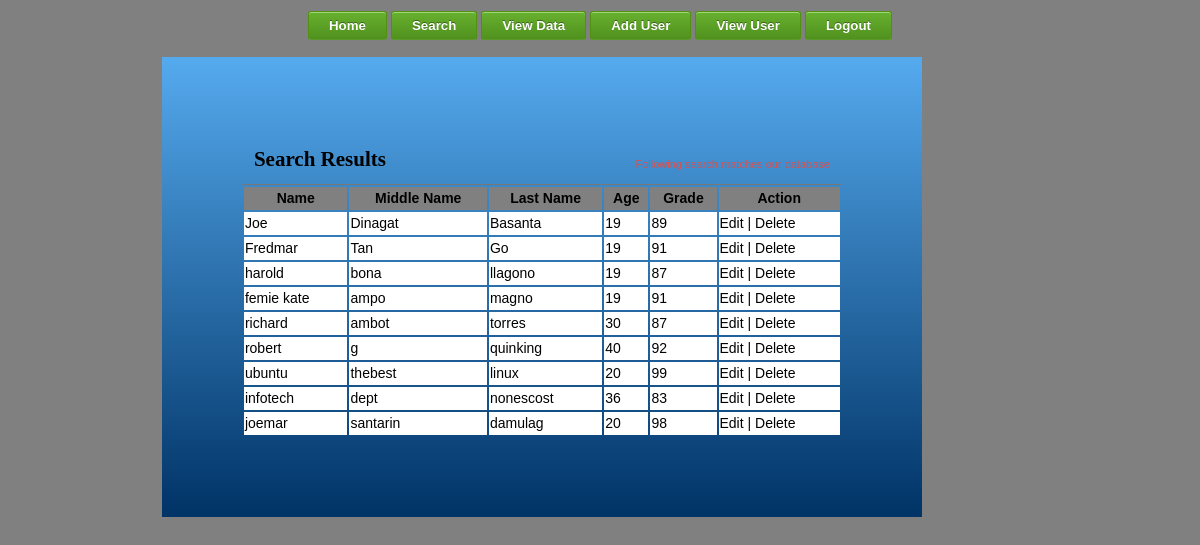
The page /search.php (signed in) on the database its author committed.
### tables this page shows
CREATE TABLE IF NOT EXISTS `data` (
  `id` int(10) unsigned NOT NULL AUTO_INCREMENT,
  `fname` varchar(20) NOT NULL,
  `mname` varchar(20) NOT NULL,
  `lname` varchar(20) NOT NULL,
  `age` int(10) NOT NULL,
  `grade` int(10) NOT NULL,
  PRIMARY KEY (`id`)
);

### search.php (the view, shortened to what this page needs)
<?php
$key = $_POST['name'];
$find = mysql_query("SELECT * FROM data WHERE fname LIKE'%$key%'");
?>
<!DOCTYPE html>
<html>
<head>
	<link rel="stylesheet" media="screen" href="stylesS.css" >
</head>
<body>
<table align="center">
		<tr>
			<td><button class="submit" type="submit"><a href="home.php">Home</a></button></td>
			<td><button class="submit" type="submit"><a href="find.php">Search</a></button></td>
			<td><button class="submit" type="submit"><a href="view.php">View Data</a></button></td>
			<?php
				if($_SESSION['valid']=='admin'){
				echo "<td><button class='submit' type='submit'><a href='add.php'>Add User</a></button></td>";
				echo "<td><button class='submit' type='submit'><a href='users.php'>View User</a></button></td>";
				}
			?>
			<td><button class="submit" type="submit"><a href="logout.php">Logout</a></button></td>
		</tr>
</table>
<form class="contact_form" action="search.php" method="post" name="contact_form">
    <ul>
        <li>
             <h2>Search Results</h2>
             <span class="required_notification">Following search matches our database</span>
        </li>
		<?php
			echo "<table border='0' width='100%'>";
			echo "<tr class='head'>";
				  echo "<th>Name</th>";
				  echo "<th>Middle Name</th>";
				  echo "<th>Last Name</th>";
				  echo "<th>Age</th>";
				  echo "<th>Grade</th>";
				  echo "<th>Action</th>";
				  echo "</tr>";
			while($row = mysql_fetch_array($find)){
				  echo "<tr class='t1'>";
				  echo "<td>".$row['fname']."</td>";
				  echo "<td>".$row['mname']."</td>";
				  echo "<td>".$row['lname']."</td>";
				  echo "<td>".$row['age']."</td>";
				  echo "<td>".$row['grade']."</td>";
			?>
				  <td>
					<a href="edit.php?id=<?php echo $row['id'];?>" class='action'>Edit</a> |
					<a href="delete.php?id=<?php echo $row['id'];?>" class='action' onclick="return confirm('Are you sure you want to delete?')">Delete</a>
				  </td>
			<?php
				  echo "</tr>";
  			}
			echo "</table>";
		?>
    </ul>
</form>
</body>
</html>

### stylesS.css (style rules this page uses)
body { font: 14px/21px "Lucida Sans", "Lucida Grande", "Lucida Sans Unicode", sans-serif;background:gray; }
.contact_form h2, .contact_form label { font-family:Georgia, Times, "Times New Roman", serif; }
.form_hint, .required_notification { font-size: 11px; }
.contact_form ul { width:600px; list-style-type:none; list-style-position:outside; margin-left:13%; padding:80px; background: #2a6da9; background: -moz-linear-gradient(top, #55aaee, #003366); background: -webkit-gradient(linear, left top, left bottom, from(#55aaee), to(#003366)); }
.contact_form li { padding:12px; border-bottom:0px solid #eee; position:relative; }
.contact_form li:first-child, .contact_form li:last-child { border-bottom:1px solid #777; }
.contact_form h2 { margin:0; display: inline; }
.required_notification { color:#d45252; margin:5px 0 0 0; display:inline; float:right; }
button.submit { background-color: #68b12f; background: -webkit-gradient(linear, left top, left bottom, from(#68b12f), to(#50911e)); background: -webkit-linear-gradient(top, #68b12f, #50911e); background: -moz-linear-gradient(top, #68b12f, #50911e); background: -ms-linear-gradient(top, #68b12f, #50911e); background: -o-linear-gradient(top, #68b12f, #50911e); background: linear-gradient(top, #68b12f, #50911e); border: 1px solid #509111; border-bottom: 1px solid #5b992b; border-radius: 3px; -webkit-border-radius: 3px; -moz-border-radius: 3px; -ms-border-radius: 3px; -o-border-radius: 3px; box-shadow: inset 0 1px 0 0 #9fd574; -webkit-box-shadow: 0 1px 0 0 #9fd574 inset ; -moz-box-shadow: 0 1px 0 0 #9fd574 inset; -ms-box-shadow: 0 1px 0 0 #9fd574 inset; -o-box-shadow: 0 1px 0 0 #9fd574 inset; color: white; font-weight: bold; padding: 6px 20px; text-align: center; text-shadow: 0 -1px 0 #396715; }
a { color:#fff; text-decoration:none; }
.head { background:gray; }
.t1 { background:white; }
.action { color:#000; }

### rows shown on the page
data: fname "Joe", mname "Dinagat", lname "Basanta", age "19", grade "89"
data: fname "Fredmar", mname "Tan", lname "Go", age "19", grade "91"
data: fname "harold", mname "bona", lname "llagono", age "19", grade "87"
data: fname "femie kate", mname "ampo", lname "magno", age "19", grade "91"
data: fname "richard", mname "ambot", lname "torres", age "30", grade "87"
data: fname "robert", mname "g", lname "quinking", age "40", grade "92"
data: fname "ubuntu", mname "thebest", lname "linux", age "20", grade "99"
data: fname "infotech", mname "dept", lname "nonescost", age "36", grade "83"
data: fname "joemar", mname "santarin", lname "damulag", age "20", grade "98"
